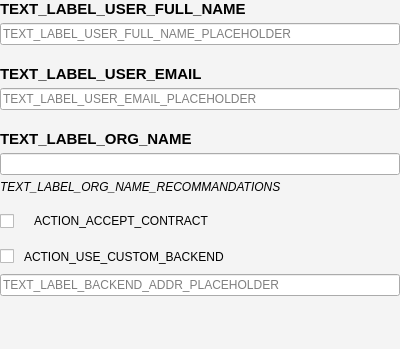
<?xml version="1.0" encoding="UTF-8"?>
<ui version="4.0">
 <class>CreateOrgUserInfoWidget</class>
 <widget class="QWidget" name="CreateOrgUserInfoWidget">
  <property name="geometry">
   <rect>
    <x>0</x>
    <y>0</y>
    <width>400</width>
    <height>349</height>
   </rect>
  </property>
  <property name="windowTitle">
   <string>Form</string>
  </property>
  <property name="styleSheet">
   <string notr="true">#CreateOrgUserInfoWidget, #scrollAreaWidgetContents {
    background-color: #F4F4F4;
}</string>
  </property>
  <layout class="QVBoxLayout" name="verticalLayout">
   <property name="spacing">
    <number>20</number>
   </property>
   <property name="leftMargin">
    <number>0</number>
   </property>
   <property name="topMargin">
    <number>0</number>
   </property>
   <property name="rightMargin">
    <number>0</number>
   </property>
   <property name="bottomMargin">
    <number>0</number>
   </property>
   <item>
    <layout class="QVBoxLayout" name="verticalLayout_10">
     <property name="spacing">
      <number>5</number>
     </property>
     <item>
      <widget class="QLabel" name="label_8">
       <property name="font">
        <font>
         <pointsize>11</pointsize>
         <weight>75</weight>
         <bold>true</bold>
        </font>
       </property>
       <property name="text">
        <string>TEXT_LABEL_USER_FULL_NAME</string>
       </property>
      </widget>
     </item>
     <item>
      <widget class="QLineEdit" name="line_edit_user_full_name">
       <property name="placeholderText">
        <string>TEXT_LABEL_USER_FULL_NAME_PLACEHOLDER</string>
       </property>
      </widget>
     </item>
    </layout>
   </item>
   <item>
    <layout class="QVBoxLayout" name="verticalLayout_3">
     <property name="spacing">
      <number>5</number>
     </property>
     <item>
      <widget class="QLabel" name="label_13">
       <property name="font">
        <font>
         <pointsize>11</pointsize>
         <weight>75</weight>
         <bold>true</bold>
        </font>
       </property>
       <property name="text">
        <string>TEXT_LABEL_USER_EMAIL</string>
       </property>
      </widget>
     </item>
     <item>
      <widget class="ValidatedLineEdit" name="line_edit_user_email">
       <property name="placeholderText">
        <string>TEXT_LABEL_USER_EMAIL_PLACEHOLDER</string>
       </property>
      </widget>
     </item>
    </layout>
   </item>
   <item>
    <layout class="QVBoxLayout" name="verticalLayout_11">
     <property name="spacing">
      <number>5</number>
     </property>
     <item>
      <widget class="QLabel" name="label_9">
       <property name="font">
        <font>
         <pointsize>11</pointsize>
         <weight>75</weight>
         <bold>true</bold>
        </font>
       </property>
       <property name="text">
        <string>TEXT_LABEL_ORG_NAME</string>
       </property>
      </widget>
     </item>
     <item>
      <widget class="ValidatedLineEdit" name="line_edit_org_name"/>
     </item>
     <item>
      <widget class="QLabel" name="label_10">
       <property name="font">
        <font>
         <pointsize>9</pointsize>
         <italic>true</italic>
        </font>
       </property>
       <property name="text">
        <string>TEXT_LABEL_ORG_NAME_RECOMMANDATIONS</string>
       </property>
      </widget>
     </item>
    </layout>
   </item>
   <item>
    <layout class="QHBoxLayout" name="horizontalLayout">
     <item>
      <widget class="QCheckBox" name="check_accept_contract">
       <property name="text">
        <string/>
       </property>
      </widget>
     </item>
     <item>
      <widget class="QLabel" name="label">
       <property name="sizePolicy">
        <sizepolicy hsizetype="Expanding" vsizetype="Preferred">
         <horstretch>0</horstretch>
         <verstretch>0</verstretch>
        </sizepolicy>
       </property>
       <property name="text">
        <string>ACTION_ACCEPT_CONTRACT</string>
       </property>
       <property name="textFormat">
        <enum>Qt::RichText</enum>
       </property>
       <property name="wordWrap">
        <bool>true</bool>
       </property>
      </widget>
     </item>
    </layout>
   </item>
   <item>
    <layout class="QVBoxLayout" name="verticalLayout_4">
     <property name="spacing">
      <number>10</number>
     </property>
     <property name="topMargin">
      <number>0</number>
     </property>
     <property name="bottomMargin">
      <number>0</number>
     </property>
     <item>
      <layout class="QHBoxLayout" name="horizontalLayout_2">
       <item>
        <widget class="QCheckBox" name="check_use_custom_backend">
         <property name="text">
          <string/>
         </property>
        </widget>
       </item>
       <item>
        <widget class="QLabel" name="label_2">
         <property name="sizePolicy">
          <sizepolicy hsizetype="Expanding" vsizetype="Preferred">
           <horstretch>0</horstretch>
           <verstretch>0</verstretch>
          </sizepolicy>
         </property>
         <property name="text">
          <string>ACTION_USE_CUSTOM_BACKEND</string>
         </property>
         <property name="wordWrap">
          <bool>true</bool>
         </property>
        </widget>
       </item>
      </layout>
     </item>
     <item>
      <widget class="QWidget" name="widget_custom_backend" native="true">
       <layout class="QVBoxLayout" name="verticalLayout_2">
        <property name="spacing">
         <number>0</number>
        </property>
        <property name="leftMargin">
         <number>0</number>
        </property>
        <property name="topMargin">
         <number>0</number>
        </property>
        <property name="rightMargin">
         <number>0</number>
        </property>
        <property name="bottomMargin">
         <number>0</number>
        </property>
        <item>
         <widget class="ValidatedLineEdit" name="line_edit_backend_addr">
          <property name="minimumSize">
           <size>
            <width>0</width>
            <height>0</height>
           </size>
          </property>
          <property name="placeholderText">
           <string>TEXT_LABEL_BACKEND_ADDR_PLACEHOLDER</string>
          </property>
         </widget>
        </item>
       </layout>
      </widget>
     </item>
    </layout>
   </item>
   <item>
    <spacer name="verticalSpacer">
     <property name="orientation">
      <enum>Qt::Vertical</enum>
     </property>
     <property name="sizeHint" stdset="0">
      <size>
       <width>20</width>
       <height>2</height>
      </size>
     </property>
    </spacer>
   </item>
  </layout>
 </widget>
 <customwidgets>
  <customwidget>
   <class>ValidatedLineEdit</class>
   <extends>QLineEdit</extends>
   <header>parsec.core.gui.input_widgets</header>
  </customwidget>
 </customwidgets>
 <resources/>
 <connections/>
</ui>
